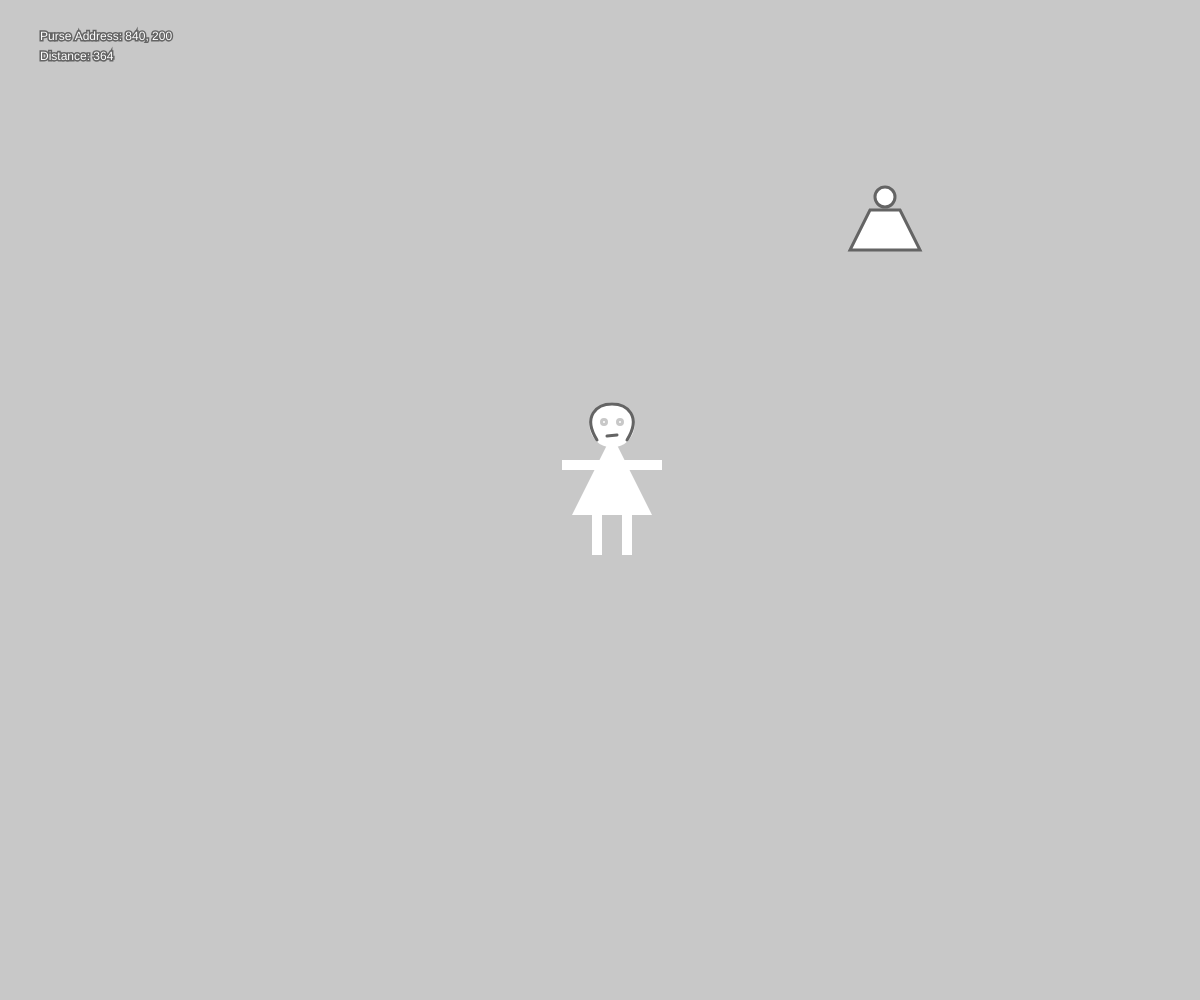
Frame 1 (no input)
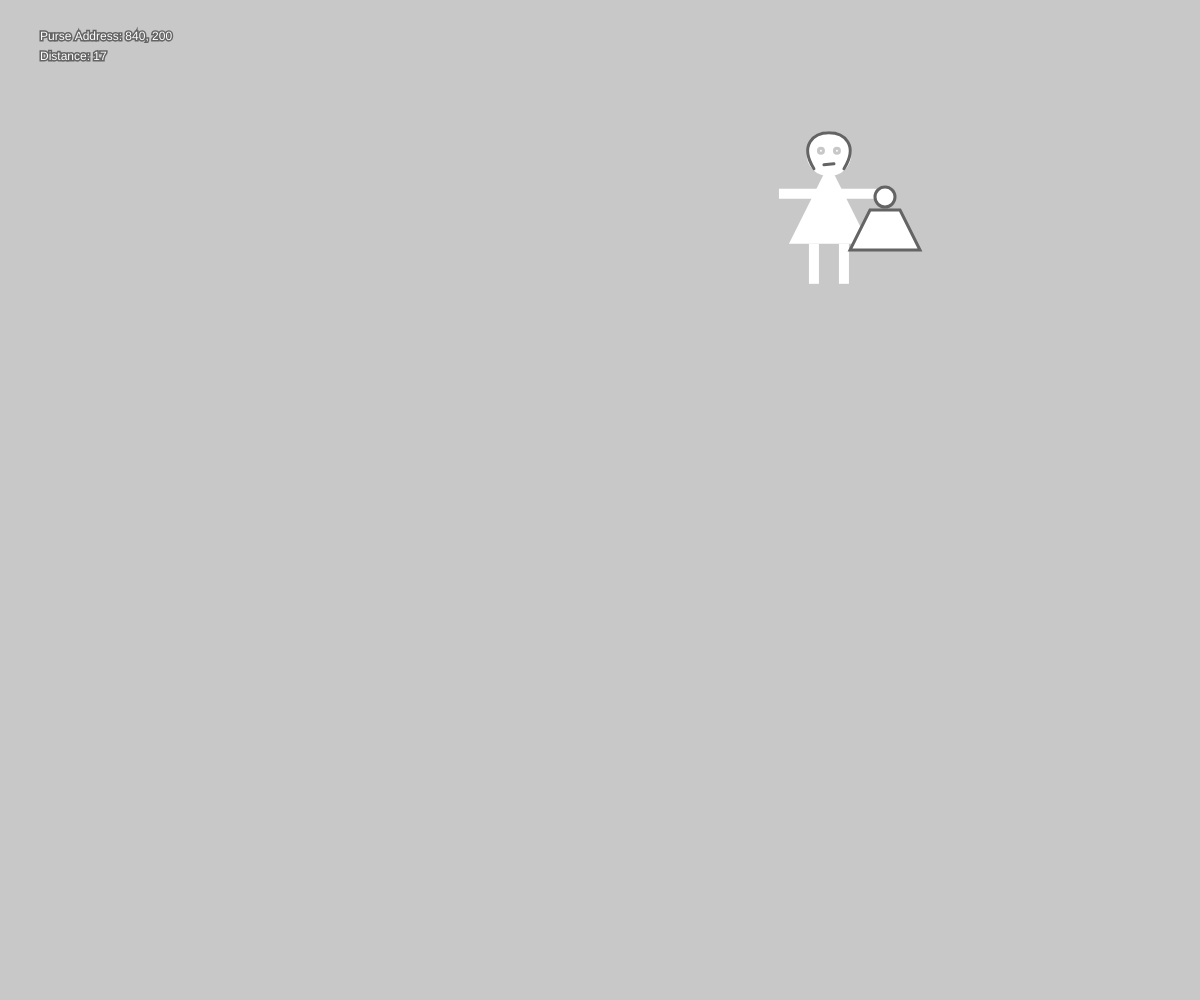
Frame 60 (no input)
Frame 120 (the mouse pressed at the canvas centre since frame 60): identical to frame 60, image omitted

The p5.js sketch that drew these frames (run headless with seeded random() and noise() and a simulated clock; from frame 60 on, the mouse is pressed at the canvas centre):

// p5.js sketch
// ── sketch.js
var x;
var y;
var easing;
var follower;
var happy;
var PurseX;
var PurseY;
var PossibleX = [];
var PossibleY = [];

function setup() {
    createCanvas(windowWidth, windowHeight);
    background(255);
    easing = .05;
    x = width/2;
    y = height/2;
    happy = 0;
    follower = 1;
    PossibleX = [(windowWidth * .1),(windowWidth * .2),(windowWidth * .3),(windowWidth * .4),(windowWidth * .5),(windowWidth * .6),(windowWidth * .7),(windowWidth * .8),(windowWidth * .9)];
    PossibleY = [(windowHeight * .1),(windowHeight * .2),(windowHeight * .3),(windowHeight * .4),(windowHeight * .5),(windowHeight * .6),(windowHeight * .7),(windowHeight * .8),(windowHeight * .9)];
    PurseX = PossibleX[int(random(PossibleX.length))];
    PurseY = PossibleY[int(random(PossibleY.length))];

}

function draw() {
    
    background(255);
    var eX = (PurseX - x) * easing;
    var eY = (PurseY - y) * easing;
    x = x + eX;
    y = y + eY;

    if (dist(PurseX,PurseY,x,y) < 10) {
        happy = 1;
        } else {
        happy = 0;
    }  

    Girl(x, y, happy);
    Purse(PurseX,PurseY);

    text("Purse Address: " + int(PurseX) + ", " + int(PurseY),40,40);
    text("Distance: " + int(dist(PurseX,PurseY,x,y)), 40, 60);

}

function mousePressed() {

if (follower) {

    follower = 0;
    easing = 0;
}
    else {
    follower = 1;
    easing = 0.05;
    }

}

function keyPressed() {

    PurseX = PossibleX[int(random(PossibleX.length))];
    PurseY = PossibleY[int(random(PossibleY.length))];

}

function Purse(px,py) {


        fill(255);
        ellipse(px+45,py-3,20,20)
        quad(px+30,py+10,px+60,py+10,px+80,py+50,px+10,py+50);


    }

function Girl(X,Y,smile) {
    background(200);
    fill(255);
    noStroke();
    rect(X-20,Y+30,10,40);
    rect(X+10,Y+30,10,40);
    rect(X-50,Y-25,100,10);
    ellipse(X,Y-60,45,45);
    triangle(X,Y-50,X+40,Y+30,X-40,Y+30);
    stroke(200);
    strokeWeight(3);
    ellipse(X-8,Y-63,5,5);
    ellipse(X+8,Y-63,5,5);
    noFill();
    stroke(100);
    bezier(X-15, Y-45, X-45, Y-93, X+45, Y-93 , X+15, Y-45);
    if (smile) {
    arc(X,Y-57,20,20,QUARTER_PI, PI- QUARTER_PI);
    } else { 
    line(X-5,Y-49,X+5,Y-50);
    }

    

    }
